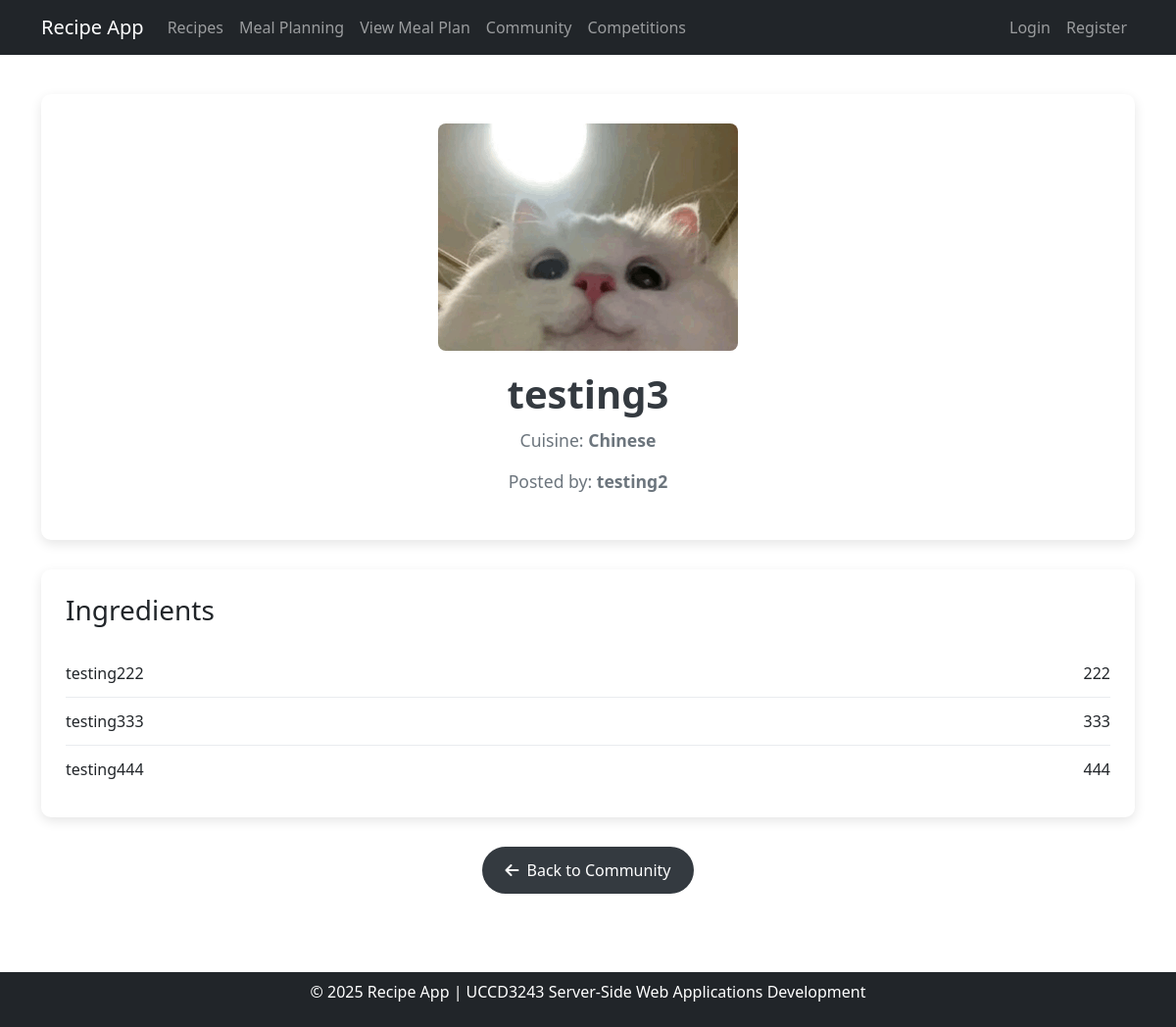
The app's page /recipe_view.php?id=16 with its own data.
### tables this page shows
CREATE TABLE `recipes` (
  `id` int(11) NOT NULL,
  `user_id` int(11) DEFAULT NULL,
  `name` varchar(255) DEFAULT NULL,
  `cuisine` varchar(50) DEFAULT NULL,
  `image` varchar(255) DEFAULT NULL,
  `created_at` datetime DEFAULT NULL,
  `updated_at` datetime DEFAULT NULL
);

CREATE TABLE `users` (
  `id` int(11) NOT NULL,
  `username` varchar(50) NOT NULL,
  `password` varchar(255) NOT NULL,
  `email` varchar(100) NOT NULL,
  `created_at` timestamp NOT NULL DEFAULT current_timestamp(),
  `updated_at` timestamp NOT NULL DEFAULT current_timestamp() ON UPDATE current_timestamp(),
  `role` enum('user','admin') DEFAULT 'user'
);

CREATE TABLE `ingredients` (
  `id` int(11) NOT NULL,
  `recipe_id` int(11) DEFAULT NULL,
  `name` varchar(255) DEFAULT NULL,
  `quantity` varchar(50) DEFAULT NULL
);

### recipe_view.php (the view, shortened to what this page needs)
<?php
require_once 'header.php';
$recipe_id = isset($_GET['id']) ? (int) $_GET['id'] : 0;
$recipe_sql = "SELECT r.id, r.name, r.cuisine, r.image, r.user_id, u.username
               FROM recipes r
               JOIN users u ON r.user_id = u.id
               WHERE r.id = ?";
$recipe_stmt = $conn->prepare($recipe_sql);
$recipe_stmt->bind_param("i", $recipe_id);
$recipe_stmt->execute();
$recipe_result = $recipe_stmt->get_result();
$recipe = $recipe_result->fetch_assoc();
$ingredients_sql = "SELECT name, quantity
                    FROM ingredients
                    WHERE recipe_id = ?
                    ORDER BY id";
$ingredients_stmt = $conn->prepare($ingredients_sql);
$ingredients_stmt->bind_param("i", $recipe_id);
$ingredients_stmt->execute();
$ingredients_result = $ingredients_stmt->get_result();
?>
<div class="content">
    <div class="recipe-container">
        <div class="container">
            <div class="recipe-header">
                <?php if (!empty($recipe['image'])): ?>
                    <img src="<?php echo htmlspecialchars($recipe['image']); ?>"
                        alt="<?php echo htmlspecialchars($recipe['name']); ?>" class="recipe-image">
                <?php endif; ?>
                <h1 class="recipe-title"><?php echo htmlspecialchars($recipe['name']); ?></h1>
                <p class="recipe-meta">Cuisine: <strong><?php echo htmlspecialchars($recipe['cuisine']); ?></strong></p>
                <p class="recipe-meta">Posted by: <strong><?php echo htmlspecialchars($recipe['username']); ?></strong>
                </p>
            </div>
            <div class="section-card ingredients-list">
                <h3 class="mb-4">Ingredients</h3>
                <?php if ($ingredients_result->num_rows > 0): ?>
                    <ul>
                        <?php while ($ingredient = $ingredients_result->fetch_assoc()): ?>
                            <li>
                                <span><?php echo htmlspecialchars($ingredient['name']); ?></span>
                                <span><?php echo htmlspecialchars($ingredient['quantity']) ?: 'As needed'; ?></span>
                            </li>
                        <?php endwhile; ?>
                    </ul>
                <?php else: ?>
                    <p class="text-muted">No ingredients found for this recipe.</p>
                <?php endif; ?>
            </div>
            <div class="text-center mt-4">
                <a href="community.php" class="back-btn">
                    <i class="fas fa-arrow-left"></i> Back to Community
                </a>
            </div>
        </div>
    </div>
</div>
<?php
require_once 'footer.php';
?>

### header.php (shortened to what this page needs)
<?php
function isLoggedIn()
{
    return isset($_SESSION['user_id']);
}
?>
<!DOCTYPE html>
<html lang="en">
<head>
    <link href="https://cdn.jsdelivr.net/npm/bootstrap@5.3.0-alpha1/dist/css/bootstrap.min.css" rel="stylesheet">
    <link rel="stylesheet" href="https://cdnjs.cloudflare.com/ajax/libs/font-awesome/6.0.0/css/all.min.css">
</head>
<body>
    <div class="wrapper">
        <nav class="navbar navbar-expand-lg navbar-dark bg-dark">
            <div class="container">
                <a class="navbar-brand" href="index.php">Recipe App</a>
                <div class="collapse navbar-collapse" id="navbarNav">
                    <ul class="navbar-nav">
                        <li class="nav-item">
                            <a class="nav-link" href="recipes.php">Recipes</a>
                        </li>
                        <li class="nav-item">
                            <a class="nav-link" href="meal_planning.php">Meal Planning</a>
                        </li>
                        <li class="nav-item">
                            <a class="nav-link" href="view_meal_plans.php">View Meal Plan</a>
                        </li>
                        <li class="nav-item">
                            <a class="nav-link" href="community.php">Community</a>
                        </li>
                        <li class="nav-item">
                            <a class="nav-link" href="competitions.php">Competitions</a>
                        </li>
                    </ul>
                    <ul class="navbar-nav ms-auto">
                        <?php if (isLoggedIn()): ?>
                            <li class="nav-item">
                                <span class="nav-link">Welcome, <?php echo getCurrentUsername(); ?></span>
                            </li>
                            <li class="nav-item">
                                <a class="nav-link" href="logout.php">Logout</a>
                            </li>
                        <?php else: ?>
                            <li class="nav-item">
                                <a class="nav-link" href="login.php">Login</a>
                            </li>
                            <li class="nav-item">
                                <a class="nav-link" href="register.php">Register</a>
                            </li>
                        <?php endif; ?>
                    </ul>
                </div>
            </div>
        </nav>
        <div class="content">

### footer.php (shortened to what this page needs)
</div>
    </div>
    <footer class="bg-dark text-white py-2">
        <div class="container text-center">
            <p>© 2025 Recipe App | UCCD3243 Server-Side Web Applications Development</p>
        </div>
    </footer>
</body>
</html>

### header.php (style rules this page uses)
html, body { height: 100%; margin: 0; padding: 0; }
.wrapper { min-height: 100vh; display: flex; flex-direction: column; }
.content { flex: 1 0 auto; }
footer { flex-shrink: 0; width: 100%; }
.container { margin-bottom: 0; }

### recipe_view.php (style rules this page uses)
.recipe-container { padding: 40px 0 80px 0; }
.recipe-header { background-color: #ffffff; border-radius: 10px; padding: 30px; box-shadow: 0 4px 12px rgba(0, 0, 0, 0.1); margin-bottom: 30px; text-align: center; }
.recipe-image { max-width: 100%; max-height: 500px; object-fit: contain; border-radius: 8px; margin-bottom: 20px; display: block; margin-left: auto; margin-right: auto; }
.recipe-title { font-size: 2.5rem; font-weight: 700; color: #343a40; margin-bottom: 10px; }
.recipe-meta { font-size: 1.1rem; color: #6c757d; }
.section-card { background-color: #ffffff; border-radius: 10px; padding: 25px; box-shadow: 0 4px 12px rgba(0, 0, 0, 0.1); margin-bottom: 30px; }
.ingredients-list ul { list-style: none; padding: 0; margin: 0; }
.ingredients-list li { padding: 12px 0; border-bottom: 1px solid #e9ecef; font-size: 1rem; display: flex; justify-content: space-between; }
.ingredients-list li:last-child { border-bottom: none; }
.back-btn { display: inline-flex; align-items: center; padding: 12px 24px; font-size: 1rem; font-weight: 500; color: #ffffff; background-color: #343a40; border-radius: 50px; text-decoration: none; transition: all 0.3s ease; }
.back-btn i { margin-right: 8px; }

### records on screen
recipes: image (picture), name "testing3", cuisine "Chinese", user.username "testing2"
ingredients: name "testing222", quantity "222"
ingredients: name "testing333", quantity "333"
ingredients: name "testing444", quantity "444"
